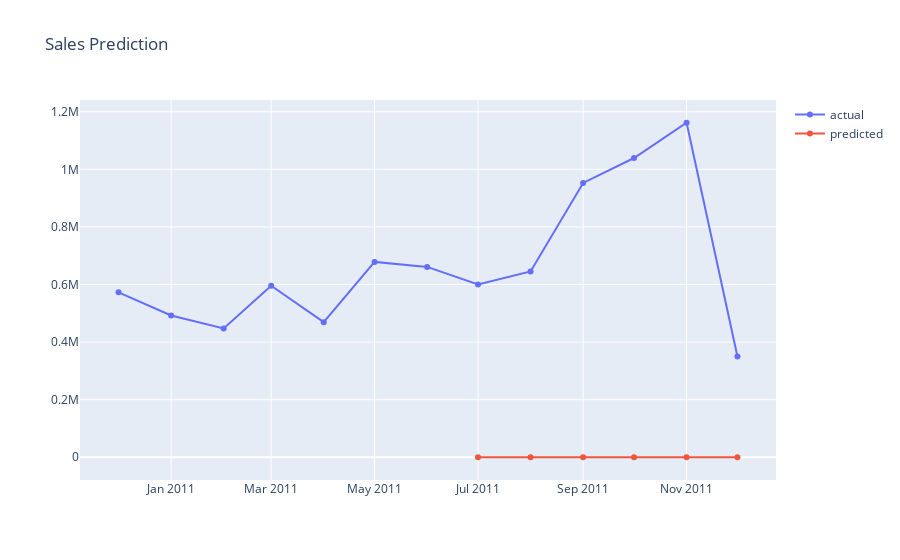

Write notebook code for a chart like this one.
### Code cell
#merge with actual sales dataframe
df_sales_pred = pd.merge(df_sales, df_result, on='InvoiceDate', how='left')
#plot actual and predicted
plot_data = [
    go.Scatter(
        x=df_sales_pred['InvoiceDate'],
        y=df_sales_pred['total_revenue'],
        name='actual'
    ),
    go.Scatter(
        x=df_sales_pred['InvoiceDate'],
        y=df_sales_pred['pred_value'],
        name='predicted'
    )
]
plot_layout = go.Layout(
    title='Sales Prediction'
)
fig = go.Figure(data=plot_data, layout=plot_layout)
pyoff.iplot(fig)

### Figure 1 — Plotly figure (JSON) as saved in the notebook; plotly's stock layout.template omitted (floating-point values rounded to 4 significant figures)
{"data": [{"name": "actual", "type": "scatter", "x": ["2010-12-01T00:00:00", "2011-01-01T00:00:00", "2011-02-01T00:00:00", "2011-03-01T00:00:00", "2011-04-01T00:00:00", "2011-05-01T00:00:00", "2011-06-01T00:00:00", "2011-07-01T00:00:00", "2011-08-01T00:00:00", "2011-09-01T00:00:00", "2011-10-01T00:00:00", "2011-11-01T00:00:00", "2011-12-01T00:00:00"], "y": [572700.0, 492300.0, 447100.0, 595500.0, 469200.0, 678600.0, 661200.0, 600100.0, 645300.0, 952800.0, 1039000.0, 1162000.0, 349700.0]}, {"name": "predicted", "type": "scatter", "x": ["2010-12-01T00:00:00", "2011-01-01T00:00:00", "2011-02-01T00:00:00", "2011-03-01T00:00:00", "2011-04-01T00:00:00", "2011-05-01T00:00:00", "2011-06-01T00:00:00", "2011-07-01T00:00:00", "2011-08-01T00:00:00", "2011-09-01T00:00:00", "2011-10-01T00:00:00", "2011-11-01T00:00:00", "2011-12-01T00:00:00"], "y": [null, null, null, null, null, null, null, 0, 0, 0, 0, 0, 0]}], "layout": {"title": {"text": "Sales Prediction"}}}
